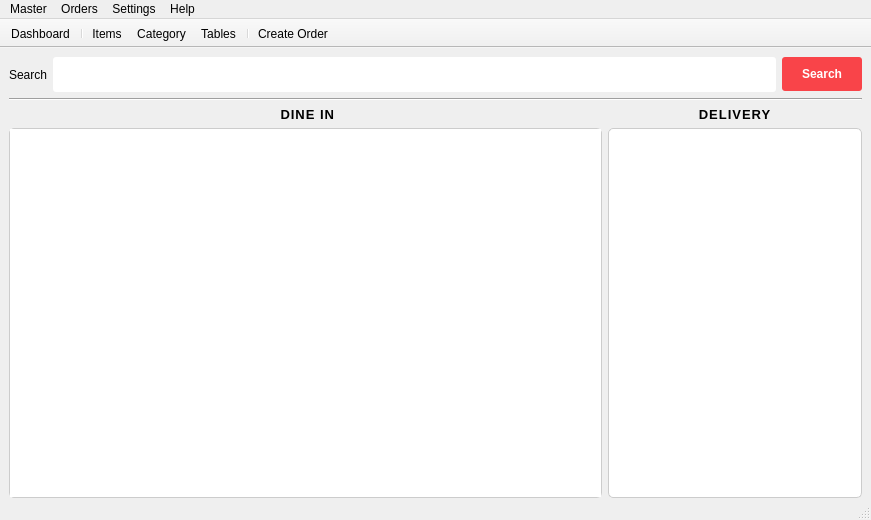
<?xml version="1.0" encoding="UTF-8"?>
<ui version="4.0">
 <class>MainWindow</class>
 <widget class="QMainWindow" name="MainWindow">
  <property name="geometry">
   <rect>
    <x>0</x>
    <y>0</y>
    <width>871</width>
    <height>520</height>
   </rect>
  </property>
  <property name="windowTitle">
   <string>Restro Calc</string>
  </property>
  <property name="windowIcon">
   <iconset>
    <normaloff>../icon/favicon.png</normaloff>../icon/favicon.png</iconset>
  </property>
  <widget class="QWidget" name="centralwidget">
   <property name="sizePolicy">
    <sizepolicy hsizetype="Preferred" vsizetype="Preferred">
     <horstretch>0</horstretch>
     <verstretch>0</verstretch>
    </sizepolicy>
   </property>
   <property name="sizeIncrement">
    <size>
     <width>0</width>
     <height>0</height>
    </size>
   </property>
   <layout class="QVBoxLayout" name="verticalLayout_6">
    <property name="spacing">
     <number>0</number>
    </property>
    <property name="leftMargin">
     <number>0</number>
    </property>
    <property name="topMargin">
     <number>0</number>
    </property>
    <property name="rightMargin">
     <number>0</number>
    </property>
    <property name="bottomMargin">
     <number>0</number>
    </property>
    <item>
     <widget class="QStackedWidget" name="uimanager">
      <property name="currentIndex">
       <number>0</number>
      </property>
      <widget class="QWidget" name="dashboardpage">
       <layout class="QVBoxLayout" name="verticalLayout_3">
        <property name="bottomMargin">
         <number>0</number>
        </property>
        <item>
         <layout class="QVBoxLayout" name="verticalLayout_2">
          <item>
           <layout class="QHBoxLayout" name="horizontalLayout_7" stretch="0,0,0">
            <item>
             <widget class="QLabel" name="label_2">
              <property name="text">
               <string>Search</string>
              </property>
             </widget>
            </item>
            <item>
             <widget class="QLineEdit" name="lineEdit_2">
              <property name="minimumSize">
               <size>
                <width>0</width>
                <height>35</height>
               </size>
              </property>
              <property name="styleSheet">
               <string notr="true">QLineEdit{
	border-radius: 3px;
	box-shadow: none;
	padding-left: 10px;
}	</string>
              </property>
             </widget>
            </item>
            <item>
             <widget class="QPushButton" name="pushButton_2">
              <property name="styleSheet">
               <string notr="true">QPushButton{
	padding: 10px 20px;
	background: #F94449;
	color: #FFFFFF;
	font-weight: bold;
	border-radius: 3px;
	box-shadow: none;
}
</string>
              </property>
              <property name="text">
               <string>Search</string>
              </property>
             </widget>
            </item>
           </layout>
          </item>
          <item>
           <widget class="Line" name="line_2">
            <property name="orientation">
             <enum>Qt::Horizontal</enum>
            </property>
           </widget>
          </item>
          <item>
           <layout class="QHBoxLayout" name="horizontalLayout_15" stretch="7,3">
            <item>
             <widget class="QLabel" name="label_3">
              <property name="font">
               <font>
                <pointsize>10</pointsize>
                <weight>75</weight>
                <bold>true</bold>
               </font>
              </property>
              <property name="styleSheet">
               <string notr="true">QLabel{
	letter-spacing: 1px;
}</string>
              </property>
              <property name="text">
               <string> DINE IN</string>
              </property>
              <property name="scaledContents">
               <bool>false</bool>
              </property>
              <property name="alignment">
               <set>Qt::AlignCenter</set>
              </property>
             </widget>
            </item>
            <item>
             <widget class="QLabel" name="label_4">
              <property name="font">
               <font>
                <pointsize>10</pointsize>
                <weight>75</weight>
                <bold>true</bold>
               </font>
              </property>
              <property name="styleSheet">
               <string notr="true">QLabel{
	letter-spacing: 1px;
}</string>
              </property>
              <property name="text">
               <string>DELIVERY</string>
              </property>
              <property name="alignment">
               <set>Qt::AlignCenter</set>
              </property>
             </widget>
            </item>
           </layout>
          </item>
          <item>
           <layout class="QHBoxLayout" name="horizontalLayout_4" stretch="7,3">
            <item>
             <widget class="QListWidget" name="orders_dine_list_widget">
              <property name="contextMenuPolicy">
               <enum>Qt::DefaultContextMenu</enum>
              </property>
              <property name="styleSheet">
               <string notr="true">QListWidget {
	border: 1px solid #ccc;
	font-weight: bold;
	border-radius: 5px;
}
</string>
              </property>
              <property name="editTriggers">
               <set>QAbstractItemView::DoubleClicked</set>
              </property>
              <property name="dragDropMode">
               <enum>QAbstractItemView::NoDragDrop</enum>
              </property>
              <property name="defaultDropAction">
               <enum>Qt::IgnoreAction</enum>
              </property>
              <property name="movement">
               <enum>QListView::Static</enum>
              </property>
              <property name="viewMode">
               <enum>QListView::IconMode</enum>
              </property>
              <property name="uniformItemSizes">
               <bool>true</bool>
              </property>
              <property name="wordWrap">
               <bool>true</bool>
              </property>
              <property name="selectionRectVisible">
               <bool>false</bool>
              </property>
             </widget>
            </item>
            <item>
             <widget class="QListWidget" name="orders_delivery_list_widget">
              <property name="styleSheet">
               <string notr="true">QListWidget {
	background-color: #FFFFFF;
	border: 1px solid #ccc;
	font-size: 18px;
	font-weight: bold;
	border-radius: 5px;
}

QListWidget::item {
	width: 150px;
	height: 150px;
	margin: 5px;
	color: #666666;
}</string>
              </property>
              <property name="viewMode">
               <enum>QListView::ListMode</enum>
              </property>
             </widget>
            </item>
           </layout>
          </item>
         </layout>
        </item>
       </layout>
      </widget>
      <widget class="QWidget" name="itemspage">
       <layout class="QHBoxLayout" name="horizontalLayout_5">
        <item>
         <layout class="QVBoxLayout" name="verticalLayout_7">
          <item>
           <layout class="QHBoxLayout" name="horizontalLayout_11" stretch="0">
            <item>
             <layout class="QHBoxLayout" name="horizontalLayout">
              <item>
               <widget class="QLabel" name="label_name">
                <property name="text">
                 <string>Name</string>
                </property>
               </widget>
              </item>
              <item>
               <widget class="QLineEdit" name="items_name_input">
                <property name="minimumSize">
                 <size>
                  <width>350</width>
                  <height>35</height>
                 </size>
                </property>
                <property name="styleSheet">
                 <string notr="true">QLineEdit{
	border-radius: 3px;
	padding-left: 10px;
	box-shadow: none;
}</string>
                </property>
               </widget>
              </item>
              <item>
               <widget class="QLabel" name="label_category">
                <property name="text">
                 <string>Category</string>
                </property>
               </widget>
              </item>
              <item>
               <widget class="QComboBox" name="items_category_combo">
                <property name="minimumSize">
                 <size>
                  <width>300</width>
                  <height>35</height>
                 </size>
                </property>
                <property name="styleSheet">
                 <string notr="true">QComboBox{
	border-radius: 3px;
	padding-left: 10px;
	box-shadow: none;
}</string>
                </property>
                <property name="editable">
                 <bool>false</bool>
                </property>
                <property name="maxVisibleItems">
                 <number>20</number>
                </property>
                <property name="insertPolicy">
                 <enum>QComboBox::InsertAtCurrent</enum>
                </property>
               </widget>
              </item>
              <item>
               <widget class="QLabel" name="lable_price">
                <property name="text">
                 <string>Price</string>
                </property>
               </widget>
              </item>
              <item>
               <widget class="QLineEdit" name="items_price_input">
                <property name="minimumSize">
                 <size>
                  <width>0</width>
                  <height>35</height>
                 </size>
                </property>
                <property name="styleSheet">
                 <string notr="true">QLineEdit{
	border-radius: 3px;
	padding-left: 10px;
	box-shadow: none;
}</string>
                </property>
               </widget>
              </item>
             </layout>
            </item>
           </layout>
          </item>
          <item>
           <layout class="QHBoxLayout" name="horizontalLayout_3">
            <item>
             <widget class="QLabel" name="label_description">
              <property name="text">
               <string>Description</string>
              </property>
             </widget>
            </item>
            <item>
             <widget class="QLineEdit" name="items_description_input">
              <property name="minimumSize">
               <size>
                <width>0</width>
                <height>35</height>
               </size>
              </property>
              <property name="styleSheet">
               <string notr="true">QLineEdit{
	border-radius: 3px;
	padding-left: 10px;
	box-shadow: none;
}</string>
              </property>
             </widget>
            </item>
            <item>
             <widget class="QLabel" name="label_vn">
              <property name="text">
               <string>Meal Type</string>
              </property>
             </widget>
            </item>
            <item>
             <widget class="QComboBox" name="items_mtype_combo">
              <property name="minimumSize">
               <size>
                <width>0</width>
                <height>35</height>
               </size>
              </property>
              <property name="styleSheet">
               <string notr="true">QComboBox{
	border-radius: 3px;
	padding-left: 10px;
	box-shadow: none;
}</string>
              </property>
              <item>
               <property name="text">
                <string>Veg</string>
               </property>
              </item>
              <item>
               <property name="text">
                <string>Non-Veg</string>
               </property>
              </item>
             </widget>
            </item>
            <item>
             <widget class="QPushButton" name="add_items_btn">
              <property name="minimumSize">
               <size>
                <width>0</width>
                <height>35</height>
               </size>
              </property>
              <property name="font">
               <font>
                <pointsize>12</pointsize>
                <weight>75</weight>
                <bold>true</bold>
               </font>
              </property>
              <property name="styleSheet">
               <string notr="true">QPushButton{
	padding: 10px 20px;
	background: #F94449;
	color: #FFFFFF;
	font-weight: bold;
	border-radius: 3px;
	box-shadow: none;
}
</string>
              </property>
              <property name="text">
               <string>ADD</string>
              </property>
              <property name="autoDefault">
               <bool>false</bool>
              </property>
              <property name="default">
               <bool>true</bool>
              </property>
              <property name="flat">
               <bool>false</bool>
              </property>
             </widget>
            </item>
           </layout>
          </item>
          <item>
           <widget class="Line" name="line">
            <property name="lineWidth">
             <number>8</number>
            </property>
            <property name="orientation">
             <enum>Qt::Horizontal</enum>
            </property>
           </widget>
          </item>
          <item>
           <layout class="QHBoxLayout" name="horizontalLayout_12" stretch="7,3">
            <item>
             <layout class="QVBoxLayout" name="verticalLayout">
              <item>
               <layout class="QHBoxLayout" name="horizontalLayout_6">
                <item>
                 <widget class="QLineEdit" name="items_page_search_input">
                  <property name="minimumSize">
                   <size>
                    <width>0</width>
                    <height>35</height>
                   </size>
                  </property>
                  <property name="styleSheet">
                   <string notr="true">QLineEdit{
	border-radius: 3px;
	padding-left: 10px;
	box-shadow: none;
}</string>
                  </property>
                  <property name="cursorPosition">
                   <number>0</number>
                  </property>
                  <property name="placeholderText">
                   <string>Search ......</string>
                  </property>
                 </widget>
                </item>
                <item>
                 <widget class="QPushButton" name="items_page_search_btn">
                  <property name="minimumSize">
                   <size>
                    <width>0</width>
                    <height>35</height>
                   </size>
                  </property>
                  <property name="styleSheet">
                   <string notr="true">QPushButton{
	padding: 10px 20px;
	background: #F94449;
	color: #FFFFFF;
	font-weight: bold;
	border-radius: 3px;
	box-shadow: none;
}
</string>
                  </property>
                  <property name="text">
                   <string>Search</string>
                  </property>
                 </widget>
                </item>
                <item>
                 <widget class="QComboBox" name="items_page_category_combo_filter">
                  <property name="minimumSize">
                   <size>
                    <width>200</width>
                    <height>35</height>
                   </size>
                  </property>
                  <property name="styleSheet">
                   <string notr="true">QComboBox{
	border-radius: 3px;
	padding-left: 10px;
	box-shadow: none;
}</string>
                  </property>
                 </widget>
                </item>
               </layout>
              </item>
              <item>
               <widget class="QListWidget" name="items_list_widget">
                <property name="contextMenuPolicy">
                 <enum>Qt::DefaultContextMenu</enum>
                </property>
                <property name="styleSheet">
                 <string notr="true">QListWidget {
	background-color: #FFFFFF;
	border: 1px solid #ccc;
	font-size: 18px;
	font-weight: bold;
}

QListWidget::item {
	width: 150px;
	height: 150px;
	margin: 5px;
	color: #666666;
}</string>
                </property>
                <property name="verticalScrollBarPolicy">
                 <enum>Qt::ScrollBarAsNeeded</enum>
                </property>
                <property name="autoScrollMargin">
                 <number>20</number>
                </property>
                <property name="showDropIndicator" stdset="0">
                 <bool>false</bool>
                </property>
                <property name="dragDropMode">
                 <enum>QAbstractItemView::NoDragDrop</enum>
                </property>
                <property name="defaultDropAction">
                 <enum>Qt::IgnoreAction</enum>
                </property>
                <property name="alternatingRowColors">
                 <bool>false</bool>
                </property>
                <property name="textElideMode">
                 <enum>Qt::ElideMiddle</enum>
                </property>
                <property name="movement">
                 <enum>QListView::Static</enum>
                </property>
                <property name="flow">
                 <enum>QListView::LeftToRight</enum>
                </property>
                <property name="isWrapping" stdset="0">
                 <bool>true</bool>
                </property>
                <property name="layoutMode">
                 <enum>QListView::SinglePass</enum>
                </property>
                <property name="gridSize">
                 <size>
                  <width>130</width>
                  <height>150</height>
                 </size>
                </property>
                <property name="viewMode">
                 <enum>QListView::IconMode</enum>
                </property>
                <property name="wordWrap">
                 <bool>true</bool>
                </property>
               </widget>
              </item>
             </layout>
            </item>
            <item>
             <widget class="QTableWidget" name="items_table_widget">
              <property name="sizeIncrement">
               <size>
                <width>0</width>
                <height>0</height>
               </size>
              </property>
             </widget>
            </item>
           </layout>
          </item>
         </layout>
        </item>
       </layout>
      </widget>
      <widget class="QWidget" name="categorypage">
       <layout class="QHBoxLayout" name="horizontalLayout_9">
        <item>
         <layout class="QVBoxLayout" name="verticalLayout_5">
          <item>
           <layout class="QHBoxLayout" name="horizontalLayout_8" stretch="1,10,1">
            <item>
             <widget class="QLabel" name="label">
              <property name="font">
               <font>
                <pointsize>12</pointsize>
                <weight>50</weight>
                <bold>false</bold>
               </font>
              </property>
              <property name="text">
               <string>Category Name</string>
              </property>
             </widget>
            </item>
            <item>
             <widget class="QLineEdit" name="category_name_input">
              <property name="sizePolicy">
               <sizepolicy hsizetype="Expanding" vsizetype="Preferred">
                <horstretch>0</horstretch>
                <verstretch>0</verstretch>
               </sizepolicy>
              </property>
              <property name="minimumSize">
               <size>
                <width>0</width>
                <height>25</height>
               </size>
              </property>
              <property name="font">
               <font>
                <pointsize>10</pointsize>
               </font>
              </property>
              <property name="styleSheet">
               <string notr="true">QLineEdit{
	border-radius: 3px;
	padding-left: 10px;
	box-shadow: none;
}</string>
              </property>
              <property name="frame">
               <bool>false</bool>
              </property>
              <property name="cursorPosition">
               <number>0</number>
              </property>
              <property name="placeholderText">
               <string>Enter Category Name</string>
              </property>
             </widget>
            </item>
            <item>
             <widget class="QPushButton" name="add_category_btn">
              <property name="minimumSize">
               <size>
                <width>0</width>
                <height>35</height>
               </size>
              </property>
              <property name="font">
               <font>
                <pointsize>12</pointsize>
                <weight>75</weight>
                <bold>true</bold>
               </font>
              </property>
              <property name="styleSheet">
               <string notr="true">QPushButton{
	padding: 10px 20px;
	background: #F94449;
	color: #FFFFFF;
	font-weight: bold;
	border-radius: 3px;
	box-shadow: none;
}
</string>
              </property>
              <property name="text">
               <string>ADD</string>
              </property>
              <property name="autoDefault">
               <bool>false</bool>
              </property>
              <property name="default">
               <bool>true</bool>
              </property>
              <property name="flat">
               <bool>false</bool>
              </property>
             </widget>
            </item>
           </layout>
          </item>
          <item>
           <layout class="QHBoxLayout" name="horizontalLayout_10" stretch="8,2">
            <item>
             <widget class="QListWidget" name="category_list_widget">
              <property name="styleSheet">
               <string notr="true">QListWidget {
	background-color: #ffffff;
	border: 1px solid #ccc;
	font-size: 15px;
	font-weight: bold;
}

QListWidget::item {
	width: 100px;
	height: 100px;
	white-space: no-wrap;
	margin: 5px;
	color: #666666;
	padding: 10px;
	background: #E1F8DC;
	border-radius: 10px;

}</string>
              </property>
              <property name="showDropIndicator" stdset="0">
               <bool>false</bool>
              </property>
              <property name="dragDropMode">
               <enum>QAbstractItemView::NoDragDrop</enum>
              </property>
              <property name="defaultDropAction">
               <enum>Qt::IgnoreAction</enum>
              </property>
              <property name="alternatingRowColors">
               <bool>false</bool>
              </property>
              <property name="movement">
               <enum>QListView::Static</enum>
              </property>
              <property name="viewMode">
               <enum>QListView::IconMode</enum>
              </property>
              <property name="wordWrap">
               <bool>true</bool>
              </property>
              <property name="sortingEnabled">
               <bool>false</bool>
              </property>
             </widget>
            </item>
            <item>
             <widget class="QTableWidget" name="category_table_widget"/>
            </item>
           </layout>
          </item>
         </layout>
        </item>
       </layout>
      </widget>
      <widget class="QWidget" name="tablespage">
       <layout class="QHBoxLayout" name="horizontalLayout_2">
        <item>
         <layout class="QVBoxLayout" name="verticalLayout_8">
          <item>
           <layout class="QHBoxLayout" name="horizontalLayout_13" stretch="1,10,1">
            <item>
             <widget class="QLabel" name="table_label">
              <property name="font">
               <font>
                <pointsize>12</pointsize>
                <weight>50</weight>
                <bold>false</bold>
               </font>
              </property>
              <property name="text">
               <string>Table Name / No.</string>
              </property>
             </widget>
            </item>
            <item>
             <widget class="QLineEdit" name="table_name_input">
              <property name="sizePolicy">
               <sizepolicy hsizetype="Expanding" vsizetype="Preferred">
                <horstretch>0</horstretch>
                <verstretch>0</verstretch>
               </sizepolicy>
              </property>
              <property name="minimumSize">
               <size>
                <width>0</width>
                <height>25</height>
               </size>
              </property>
              <property name="font">
               <font>
                <pointsize>10</pointsize>
               </font>
              </property>
              <property name="styleSheet">
               <string notr="true">QLineEdit{
	border-radius: 3px;
	padding-left: 10px;
	box-shadow: none;
}</string>
              </property>
              <property name="frame">
               <bool>false</bool>
              </property>
              <property name="cursorPosition">
               <number>0</number>
              </property>
              <property name="placeholderText">
               <string>Enter Table Name or Number</string>
              </property>
             </widget>
            </item>
            <item>
             <widget class="QPushButton" name="add_table_btn">
              <property name="minimumSize">
               <size>
                <width>0</width>
                <height>35</height>
               </size>
              </property>
              <property name="font">
               <font>
                <pointsize>12</pointsize>
                <weight>75</weight>
                <bold>true</bold>
               </font>
              </property>
              <property name="styleSheet">
               <string notr="true">QPushButton{
	padding: 10px 20px;
	background: #F94449;
	color: #FFFFFF;
	font-weight: bold;
	border-radius: 3px;
	box-shadow: none;
}
</string>
              </property>
              <property name="text">
               <string>ADD</string>
              </property>
              <property name="autoDefault">
               <bool>false</bool>
              </property>
              <property name="default">
               <bool>true</bool>
              </property>
              <property name="flat">
               <bool>false</bool>
              </property>
             </widget>
            </item>
           </layout>
          </item>
          <item>
           <layout class="QHBoxLayout" name="horizontalLayout_14" stretch="8,2">
            <item>
             <widget class="QListWidget" name="table_list_widget">
              <property name="styleSheet">
               <string notr="true">QListWidget {
	background-color: #ffffff;
	border: 1px solid #ccc;
	font-size: 15px;
	font-weight: bold;
}

QListWidget::item {
	width: 100px;
	height: 100px;
	white-space: no-wrap;
	margin: 5px;
	color: #666666;
	padding: 10px;
	background: #E1F8DC;
	border-radius: 10px;

}</string>
              </property>
              <property name="showDropIndicator" stdset="0">
               <bool>false</bool>
              </property>
              <property name="dragDropMode">
               <enum>QAbstractItemView::NoDragDrop</enum>
              </property>
              <property name="defaultDropAction">
               <enum>Qt::IgnoreAction</enum>
              </property>
              <property name="alternatingRowColors">
               <bool>false</bool>
              </property>
              <property name="movement">
               <enum>QListView::Static</enum>
              </property>
              <property name="viewMode">
               <enum>QListView::IconMode</enum>
              </property>
              <property name="wordWrap">
               <bool>true</bool>
              </property>
              <property name="sortingEnabled">
               <bool>false</bool>
              </property>
             </widget>
            </item>
            <item>
             <widget class="QTableWidget" name="table_table_widget"/>
            </item>
           </layout>
          </item>
         </layout>
        </item>
       </layout>
      </widget>
     </widget>
    </item>
   </layout>
  </widget>
  <widget class="QMenuBar" name="menubar">
   <property name="geometry">
    <rect>
     <x>0</x>
     <y>0</y>
     <width>871</width>
     <height>21</height>
    </rect>
   </property>
   <widget class="QMenu" name="menuMenu">
    <property name="title">
     <string>Master</string>
    </property>
    <addaction name="actionDashboard"/>
    <addaction name="actionItems"/>
    <addaction name="actionCategory"/>
    <addaction name="actionTables"/>
   </widget>
   <widget class="QMenu" name="menuSettings">
    <property name="title">
     <string>Settings</string>
    </property>
    <addaction name="actionDatabase_Settings"/>
    <addaction name="actionCurrency"/>
    <addaction name="actionToolbar"/>
   </widget>
   <widget class="QMenu" name="menuHelp">
    <property name="title">
     <string>Help</string>
    </property>
    <addaction name="actionAbout"/>
    <addaction name="actionDeveloper"/>
   </widget>
   <widget class="QMenu" name="menuInvoices">
    <property name="title">
     <string>Orders</string>
    </property>
    <addaction name="actionCreate_Order"/>
    <addaction name="actionOrders"/>
    <addaction name="actionReports"/>
   </widget>
   <addaction name="menuMenu"/>
   <addaction name="menuInvoices"/>
   <addaction name="menuSettings"/>
   <addaction name="menuHelp"/>
  </widget>
  <widget class="QStatusBar" name="statusbar"/>
  <widget class="QToolBar" name="toolbar">
   <property name="enabled">
    <bool>true</bool>
   </property>
   <property name="windowTitle">
    <string>ToolBar</string>
   </property>
   <property name="movable">
    <bool>false</bool>
   </property>
   <property name="allowedAreas">
    <set>Qt::NoToolBarArea</set>
   </property>
   <property name="orientation">
    <enum>Qt::Horizontal</enum>
   </property>
   <property name="toolButtonStyle">
    <enum>Qt::ToolButtonTextUnderIcon</enum>
   </property>
   <property name="floatable">
    <bool>false</bool>
   </property>
   <attribute name="toolBarArea">
    <enum>TopToolBarArea</enum>
   </attribute>
   <attribute name="toolBarBreak">
    <bool>false</bool>
   </attribute>
   <addaction name="actionDashboard"/>
   <addaction name="separator"/>
   <addaction name="actionItems"/>
   <addaction name="actionCategory"/>
   <addaction name="actionTables"/>
   <addaction name="separator"/>
   <addaction name="actionCreate_Order"/>
  </widget>
  <action name="actionItems">
   <property name="icon">
    <iconset>
     <normaloff>../icon/items.png</normaloff>../icon/items.png</iconset>
   </property>
   <property name="text">
    <string>Items</string>
   </property>
  </action>
  <action name="actionCategory">
   <property name="icon">
    <iconset>
     <normaloff>../icon/category.png</normaloff>../icon/category.png</iconset>
   </property>
   <property name="text">
    <string>Category</string>
   </property>
  </action>
  <action name="actionOrders">
   <property name="icon">
    <iconset>
     <normaloff>../icon/orders.png</normaloff>../icon/orders.png</iconset>
   </property>
   <property name="text">
    <string>Orders</string>
   </property>
  </action>
  <action name="actionReports">
   <property name="icon">
    <iconset>
     <normaloff>../icon/reports.png</normaloff>../icon/reports.png</iconset>
   </property>
   <property name="text">
    <string>Reports</string>
   </property>
  </action>
  <action name="actionAbout">
   <property name="icon">
    <iconset>
     <normaloff>../icon/about.png</normaloff>../icon/about.png</iconset>
   </property>
   <property name="text">
    <string>About</string>
   </property>
  </action>
  <action name="actionDeveloper">
   <property name="icon">
    <iconset>
     <normaloff>../icon/developer.png</normaloff>../icon/developer.png</iconset>
   </property>
   <property name="text">
    <string>Developer</string>
   </property>
  </action>
  <action name="actionDatabase_Settings">
   <property name="icon">
    <iconset>
     <normaloff>../icon/database.png</normaloff>../icon/database.png</iconset>
   </property>
   <property name="text">
    <string>Database</string>
   </property>
  </action>
  <action name="actionCurrency">
   <property name="icon">
    <iconset>
     <normaloff>../icon/currency.png</normaloff>../icon/currency.png</iconset>
   </property>
   <property name="text">
    <string>Currency</string>
   </property>
  </action>
  <action name="actionDashboard">
   <property name="icon">
    <iconset>
     <normaloff>../icon/dashboard.png</normaloff>../icon/dashboard.png</iconset>
   </property>
   <property name="text">
    <string>Dashboard</string>
   </property>
  </action>
  <action name="actionTables">
   <property name="icon">
    <iconset>
     <normaloff>../icon/tables.png</normaloff>../icon/tables.png</iconset>
   </property>
   <property name="text">
    <string>Tables</string>
   </property>
  </action>
  <action name="actionToolbar">
   <property name="icon">
    <iconset>
     <normaloff>../icon/toolbar.png</normaloff>../icon/toolbar.png</iconset>
   </property>
   <property name="text">
    <string>Show / Hide Toolbar</string>
   </property>
  </action>
  <action name="actionCreate_Order">
   <property name="icon">
    <iconset>
     <normaloff>../icon/add.png</normaloff>../icon/add.png</iconset>
   </property>
   <property name="text">
    <string>Create Order</string>
   </property>
  </action>
 </widget>
 <resources/>
 <connections/>
</ui>
